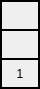
<?xml version="1.0" encoding="UTF-8"?>
<ui version="4.0">
 <class>EducationWeekHeader</class>
 <widget class="QWidget" name="EducationWeekHeader">
  <property name="geometry">
   <rect>
    <x>0</x>
    <y>0</y>
    <width>40</width>
    <height>89</height>
   </rect>
  </property>
  <property name="minimumSize">
   <size>
    <width>40</width>
    <height>0</height>
   </size>
  </property>
  <property name="maximumSize">
   <size>
    <width>40</width>
    <height>16777215</height>
   </size>
  </property>
  <property name="windowTitle">
   <string>Form</string>
  </property>
  <layout class="QVBoxLayout" name="verticalLayout">
   <property name="spacing">
    <number>0</number>
   </property>
   <property name="leftMargin">
    <number>0</number>
   </property>
   <property name="topMargin">
    <number>0</number>
   </property>
   <property name="rightMargin">
    <number>0</number>
   </property>
   <property name="bottomMargin">
    <number>0</number>
   </property>
   <item>
    <widget class="QFrame" name="frame">
     <property name="frameShape">
      <enum>QFrame::Box</enum>
     </property>
     <property name="frameShadow">
      <enum>QFrame::Plain</enum>
     </property>
     <property name="lineWidth">
      <number>1</number>
     </property>
     <layout class="QVBoxLayout" name="verticalLayout_2">
      <property name="spacing">
       <number>0</number>
      </property>
      <property name="leftMargin">
       <number>0</number>
      </property>
      <property name="topMargin">
       <number>0</number>
      </property>
      <property name="rightMargin">
       <number>0</number>
      </property>
      <property name="bottomMargin">
       <number>0</number>
      </property>
      <item>
       <widget class="QLabel" name="lbl_start">
        <property name="sizePolicy">
         <sizepolicy hsizetype="Preferred" vsizetype="Preferred">
          <horstretch>0</horstretch>
          <verstretch>0</verstretch>
         </sizepolicy>
        </property>
        <property name="frameShape">
         <enum>QFrame::Box</enum>
        </property>
        <property name="lineWidth">
         <number>1</number>
        </property>
        <property name="midLineWidth">
         <number>0</number>
        </property>
        <property name="text">
         <string/>
        </property>
        <property name="alignment">
         <set>Qt::AlignCenter</set>
        </property>
       </widget>
      </item>
      <item>
       <widget class="QLabel" name="lbl_end">
        <property name="sizePolicy">
         <sizepolicy hsizetype="Preferred" vsizetype="Preferred">
          <horstretch>0</horstretch>
          <verstretch>0</verstretch>
         </sizepolicy>
        </property>
        <property name="frameShape">
         <enum>QFrame::Box</enum>
        </property>
        <property name="lineWidth">
         <number>1</number>
        </property>
        <property name="midLineWidth">
         <number>0</number>
        </property>
        <property name="text">
         <string/>
        </property>
        <property name="alignment">
         <set>Qt::AlignCenter</set>
        </property>
       </widget>
      </item>
      <item>
       <widget class="QLabel" name="lbl_number">
        <property name="sizePolicy">
         <sizepolicy hsizetype="Preferred" vsizetype="Preferred">
          <horstretch>0</horstretch>
          <verstretch>0</verstretch>
         </sizepolicy>
        </property>
        <property name="frameShape">
         <enum>QFrame::Box</enum>
        </property>
        <property name="lineWidth">
         <number>1</number>
        </property>
        <property name="midLineWidth">
         <number>0</number>
        </property>
        <property name="text">
         <string>1</string>
        </property>
        <property name="alignment">
         <set>Qt::AlignCenter</set>
        </property>
       </widget>
      </item>
     </layout>
    </widget>
   </item>
  </layout>
 </widget>
 <resources/>
 <connections/>
</ui>
